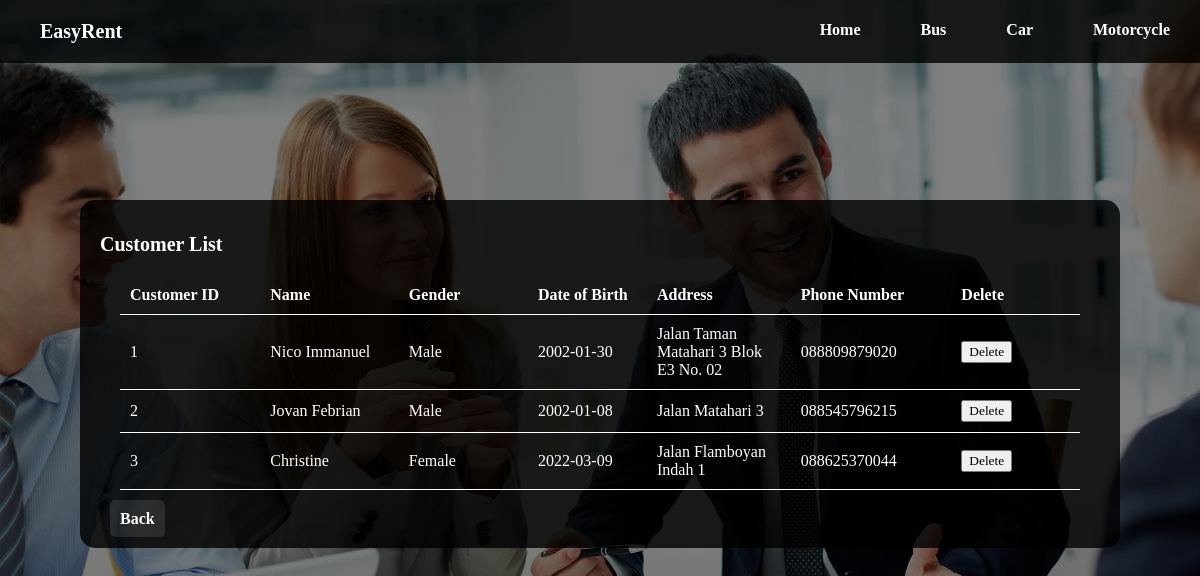
The app's page /admintables/showcustomer.php with its own data.
### tables this page shows
CREATE TABLE `tbcustomer` (
  `CustomerID` int(11) NOT NULL,
  `Name` varchar(255) NOT NULL,
  `Gender` varchar(30) DEFAULT NULL,
  `BirthDate` date NOT NULL,
  `Address` varchar(255) NOT NULL,
  `PhoneNumber` varchar(14) NOT NULL
);

### admintables/showcustomer.php (the view, shortened to what this page needs)
<html>
    <head>
    </head>
    <body>
        <div class="content-wrap">
            <div class="table-wrap">
                <h1>Customer List</h1>
                <table>
                    <tr>
                        <th>Customer ID</th>
                        <th>Name</th>
                        <th>Gender</th>
                        <th>Date of Birth</th>
                        <th>Address</th>
                        <th>Phone Number</th>
                        <th>Delete</th>
                    </tr>
                    <?php
                        include '../connect.php';
                        $result = mysqli_query($conn,"SELECT * FROM tbcustomer");
                        while($row = mysqli_fetch_array($result)){
                            echo "<tr id='content'>";
                            echo "<td>" . $row['CustomerID'] . "</td>";
                            echo "<td>" . $row['Name'] . "</td>";
                            echo "<td>" . $row['Gender'] . "</td>";
                            echo "<td>" . $row['BirthDate'] . "</td>";
                            echo "<td>" . $row['Address'] . "</td>";
                            echo "<td>" . $row['PhoneNumber'] . "</td>";
                            echo "<td id='button'>
                            <a href='../delete/deletecustomer.php?deleteid=".$row['CustomerID']."'><button>Delete</button></a>
                            </td>";
                            echo "</tr>";
                        }
                    ?>
                </table>
                <div class="back">
                    <a href="../adminpage.php">Back</a>
                </div>
            </div>
        </div>
    </body>
</html>

### admintables/showcustomer.php (style rules this page uses)
* { font-family: 'Candara'; }
html, body { animation: fade 2s; width: 100%; height: 100%; margin: 0; scroll-behavior: smooth; }
body { background-image: linear-gradient(rgba(0,0,0,0.5), rgba(0,0,0,0.5)),url('../images/customer.jpg'); background-repeat: no-repeat; background-size: cover; background-attachment: fixed; }
.content-wrap { display: flex; justify-content: center; margin: auto; width: 90%; padding: 20px; top: 20%; position: relative; }
.table-wrap, .form-wrap { padding: 20px; margin: 20px; border-radius: 15px; background-color: rgba(0,0,0,0.8); }
h1 { font-size: 20px; color: white; font-family: "Candara" }
table { margin: 20px; color: white; border-collapse: collapse; }
th, tr, td { border-bottom: 0.5px solid white; width: 250px; text-align: left; padding: 10px; }
a { text-decoration: none; }
.back a { background-color: rgba(255,255,255,0.1); padding: 10px; margin: 10px; border-radius: 5px; color: white; font-weight: bold; text-decoration: none; }

### records on screen
tbcustomer: CustomerID "1", Name "Nico Immanuel", Gender "Male", BirthDate "2002-01-30", Address "Jalan Taman Matahari 3 Blok E3 No. 02", PhoneNumber "088809879020"
tbcustomer: CustomerID "2", Name "Jovan Febrian", Gender "Male", BirthDate "2002-01-08", Address "Jalan Matahari 3", PhoneNumber "088545796215"
tbcustomer: CustomerID "3", Name "Christine", Gender "Female", BirthDate "2022-03-09", Address "Jalan Flamboyan Indah 1", PhoneNumber "088625370044"
